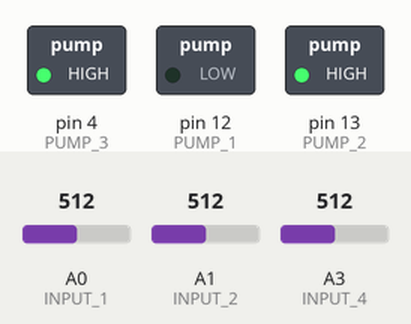
Bench run of a sketch on a simulated Arduino Uno, built with avr-gcc and run on an emulated ATmega328P. Parts: switched loads named in the sketch (green lamp = pin HIGH). Inputs (shaded band) come from the test bench; at power-on: A0 (INPUT_1) = 512, A1 (INPUT_2) = 512, A3 (INPUT_4) = 512. What the sketch prints to the serial monitor is not drawn.

Above: at 1.2 s.
1.3 s: A0 (INPUT_1) set to 213
2.8 s: A0 (INPUT_1) set to 186
At 3.6 s:
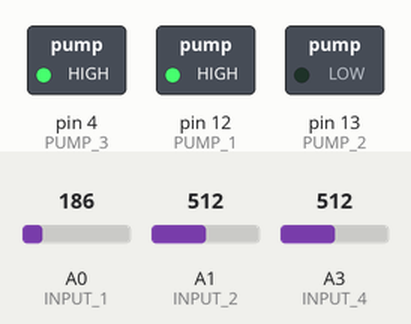
Timing chart, 0 to 5.8 s (numbered marks = the images above; inputs shaded):
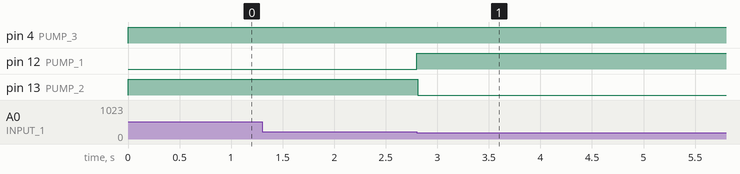

Measured:
- the behaviour switches between 201 and 200 on A0 (INPUT_1) (found by bisection; images 0 and 1)
- after the input at 1.3 s, every drawn part: stays the same
- after the input at 2.8 s, pin 12 (PUMP_1): LOW → HIGH at once; pin 13 (PUMP_2): HIGH → LOW at once

The sketch:

drink_machine.ino
```cpp
#define PUMP_1 12
#define PUMP_2 13
#define PUMP_3 4
#define PUMP_4 2
#define PUMP_5 3
#define PUMP_6 7

#define INPUT_1 0
#define INPUT_2 1
#define INPUT_3 2
#define INPUT_4 3
//#define INPUT_5 12
//#define INPUT_6 13

int previousPump_1 = 1;
int previousPump_2 = 1;
int previousPump_3 = 1;
int previousPump_4 = 1;
int previousPump_5 = 1;
int previousPump_6 = 1;

void setup() {
  Serial.begin(9600);
  // initialize the pushbutton pin as an pull-up input
  pinMode(PUMP_1, OUTPUT);
  pinMode(PUMP_2, OUTPUT);
  pinMode(PUMP_3, OUTPUT);
  pinMode(PUMP_4, OUTPUT);
  //pinMode(PUMP_5, OUTPUT);
  //pinMode(PUMP_6, OUTPUT);

  pinMode(INPUT_1, INPUT);
  pinMode(INPUT_2, INPUT);
  pinMode(INPUT_3, INPUT);
  pinMode(INPUT_4, INPUT);
  //pinMode(INPUT_5, INPUT);
  //pinMode(INPUT_6, INPUT);

}

void loop() {

  digitalWrite(PUMP_1,1);
  digitalWrite(PUMP_2,1);
  digitalWrite(PUMP_3,1);
  digitalWrite(PUMP_4,1);
  //digitalWrite(PUMP_5,1);
  //digitalWrite(PUMP_6,1);

  //if(digitalRead(INPUT_1) == 1){
  //  Serial.println(analogRead(INPUT_1));

  //}
  /*
  if(digitalRead(INPUT_2) == 1){
    digitalWrite(PUMP_2,0);
    delay(5000);
    digitalWrite(PUMP_2,1);
  }
  if(digitalRead(INPUT_3) == 1){
    digitalWrite(PUMP_3,0);
    delay(5000);
    digitalWrite(PUMP_3,1);
  }
  if(digitalRead(INPUT_4) == 1){
    digitalWrite(PUMP_4,0);
    delay(5000);
    digitalWrite(PUMP_4,1);
  }*/
  if(analogRead(INPUT_1) > 200){
    Serial.print("Input_1:");
    Serial.println(analogRead(INPUT_1));
    while(analogRead(INPUT_1) > 200){
      digitalWrite(PUMP_1,0);
      Serial.println(analogRead(INPUT_4));
    }
    previousPump_1 = analogRead(INPUT_1);
    digitalWrite(PUMP_1,1);
  }

  if(analogRead(INPUT_2) > 200){
    Serial.print("Input_2:");
    while(analogRead(INPUT_2)){
      digitalWrite(PUMP_2,0);
      Serial.println(analogRead(INPUT_2));
    }
    previousPump_2 = analogRead(INPUT_2);
    digitalWrite(PUMP_2,1);
  }

  if(analogRead(INPUT_3) > 200){
    Serial.print("Input_3:");
    while(analogRead(INPUT_3) > 200){
      digitalWrite(PUMP_3,0);
      Serial.println(analogRead(INPUT_3));
    }
    previousPump_3 = analogRead(INPUT_3);
    digitalWrite(PUMP_3,1);
  }

  if(analogRead(INPUT_4) > 200){
    Serial.print("Input_4:");
    while(analogRead(INPUT_4) > 200){
      digitalWrite(PUMP_4,0);
      Serial.println(analogRead(INPUT_4));
    }
    previousPump_4 = analogRead(INPUT_4);
    digitalWrite(PUMP_4,1);
  }
  /*
  if(digitalRead(INPUT_5)){
    Serial.print("Input_5:");
    while(digitalRead(INPUT_5))
      digitalWrite(PUMP_5,0);
    previousPump_5 = digitalRead(INPUT_5);
    digitalWrite(PUMP_5,1);
  }

  if(digitalRead(INPUT_6)){
    Serial.print("Input_6:");
    while(digitalRead(INPUT_6))
      digitalWrite(PUMP_6,0);
    previousPump_6 = digitalRead(INPUT_6);
    digitalWrite(PUMP_6,1);
  }*/

  // Serial.println();*/
}
```
